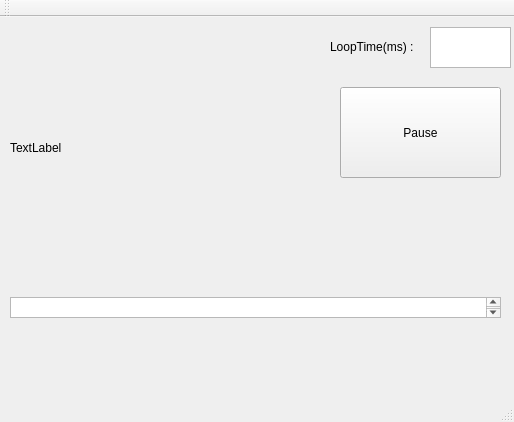
<?xml version="1.0" encoding="UTF-8"?>
<ui version="4.0">
 <class>MainWindow</class>
 <widget class="QMainWindow" name="MainWindow">
  <property name="geometry">
   <rect>
    <x>0</x>
    <y>0</y>
    <width>514</width>
    <height>422</height>
   </rect>
  </property>
  <property name="windowTitle">
   <string>MainWindow</string>
  </property>
  <widget class="QWidget" name="centralWidget">
   <widget class="QLabel" name="lblDisplay">
    <property name="geometry">
     <rect>
      <x>10</x>
      <y>10</y>
      <width>320</width>
      <height>241</height>
     </rect>
    </property>
    <property name="maximumSize">
     <size>
      <width>491</width>
      <height>341</height>
     </size>
    </property>
    <property name="autoFillBackground">
     <bool>true</bool>
    </property>
    <property name="text">
     <string>TextLabel</string>
    </property>
   </widget>
   <widget class="QPlainTextEdit" name="txtError">
    <property name="geometry">
     <rect>
      <x>10</x>
      <y>280</y>
      <width>491</width>
      <height>21</height>
     </rect>
    </property>
   </widget>
   <widget class="QLabel" name="label">
    <property name="geometry">
     <rect>
      <x>330</x>
      <y>20</y>
      <width>101</width>
      <height>20</height>
     </rect>
    </property>
    <property name="text">
     <string>LoopTime(ms) :</string>
    </property>
   </widget>
   <widget class="QPlainTextEdit" name="txtLoopTime">
    <property name="geometry">
     <rect>
      <x>430</x>
      <y>10</y>
      <width>81</width>
      <height>41</height>
     </rect>
    </property>
   </widget>
   <widget class="QPushButton" name="btnPause">
    <property name="geometry">
     <rect>
      <x>340</x>
      <y>70</y>
      <width>161</width>
      <height>91</height>
     </rect>
    </property>
    <property name="text">
     <string>Pause</string>
    </property>
   </widget>
  </widget>
  <widget class="QMenuBar" name="menuBar">
   <property name="geometry">
    <rect>
     <x>0</x>
     <y>0</y>
     <width>514</width>
     <height>22</height>
    </rect>
   </property>
  </widget>
  <widget class="QToolBar" name="mainToolBar">
   <attribute name="toolBarArea">
    <enum>TopToolBarArea</enum>
   </attribute>
   <attribute name="toolBarBreak">
    <bool>false</bool>
   </attribute>
  </widget>
  <widget class="QStatusBar" name="statusBar"/>
 </widget>
 <layoutdefault spacing="6" margin="11"/>
 <resources/>
 <connections/>
</ui>
